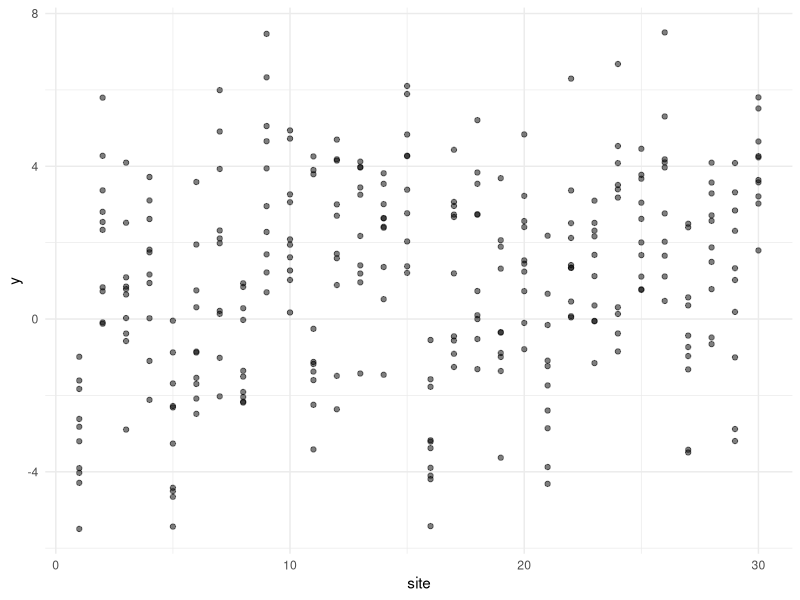
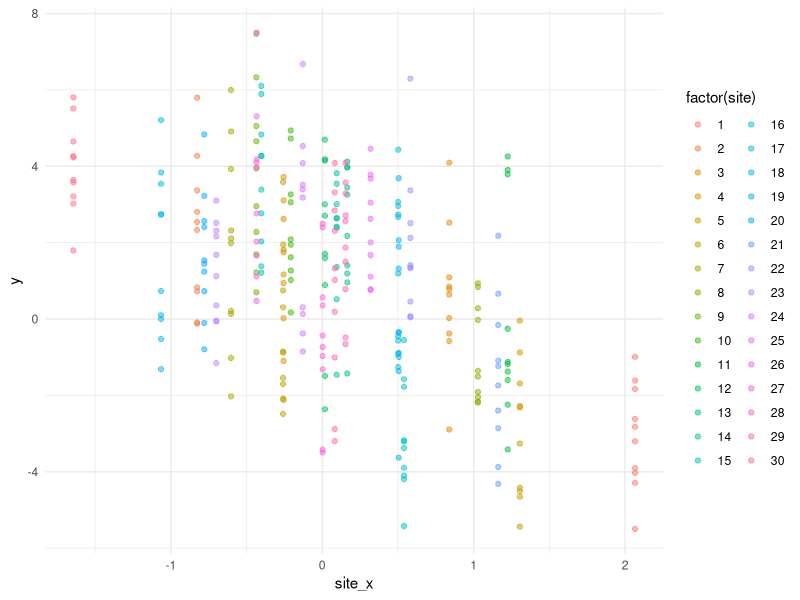
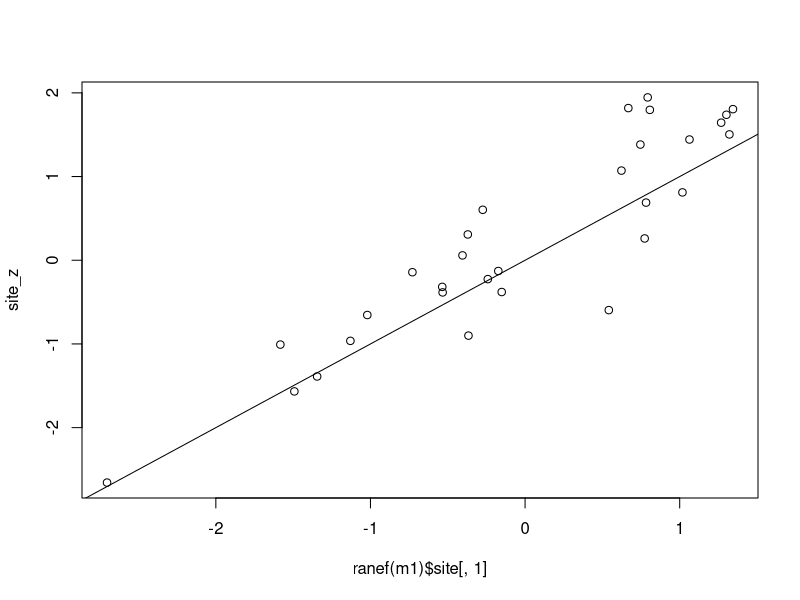

Generate these figures, in order, with R:
# Explanation of random effects structure for GLMs
# CJ Brown
# 2024-11-07

library(tidyverse)

nsites <- 30
nquads <- 10
n <- nsites * nquads

#intercept
alpha <- 1 

#simulate site z effects
sigma2_site <- 1 #var
site_z <- rnorm(nsites, 0, sd = sqrt(sigma2_site))

beta <- -2
site_x <- rnorm(nsites, 0, 1)

# beta <- 1
# x <- rnorm(nsites, 0, 1)

# Simulate data
#create data.frame with site and quad IDs
dat <- expand.grid(quad = 1:nquads, site = 1:nsites)
dat$quad2 <- paste(dat$site, dat$quad, sep = "_")
# View(dat)
#add site z effects
dat$site_z <- rep(site_z, each = nquads)
dat$site_x <- rep(site_x, each = nquads)
# View(dat)

#simulate quad effects
sigma2_quad <- 2^2
dat$quad_errors <- rnorm(n, 0, sd = sqrt(sigma2_quad))
# View(dat)

#simulate response
dat$y <- alpha + beta*dat$site_x + dat$site_z + dat$quad_errors

mean(dat$y)
dat %>% group_by(site) %>% summarise(mean_y = mean(y)-alpha)
site_z

# fit a model with lme4
library(lme4)
m1 <- lmer(y ~ 1 +site_x+ (1|site), data = dat)
summary(m1)

#wrong way that doesn't account for psuedo-replication
m2 <- lm(y ~ 1 + site_x, data = dat)
summary(m2)

#variance components
#take site variance from model and residual variance, divide them
total_var <- 0.0105 + 1.0284
total_var
site_var <- 1.0284
site_var / total_var

# Plot the data
dat %>% ggplot(aes(x = site, y = y)) +
  geom_point(alpha = 0.5) +
  theme_minimal()

#plot response vs site_x
dat %>% ggplot(aes(x = site_x, y = y, color = factor(site))) +
  geom_point(alpha = 0.5) +
  theme_minimal()

# get BLUPs out of the model
plot(ranef(m1)$site[,1], site_z)
abline(0,1)
